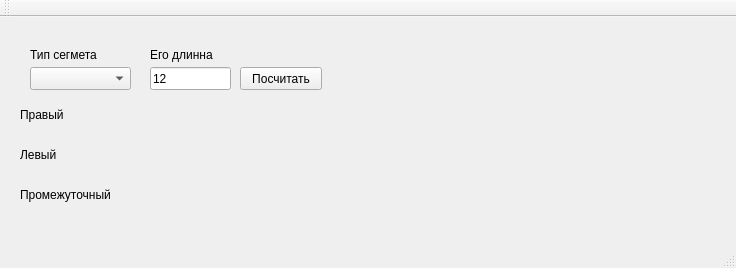
<?xml version="1.0" encoding="UTF-8"?>
<ui version="4.0">
 <class>MainWindow</class>
 <widget class="QMainWindow" name="MainWindow">
  <property name="geometry">
   <rect>
    <x>0</x>
    <y>0</y>
    <width>736</width>
    <height>268</height>
   </rect>
  </property>
  <property name="windowTitle">
   <string>MainWindow</string>
  </property>
  <widget class="QWidget" name="centralWidget">
   <widget class="QComboBox" name="comboBox">
    <property name="geometry">
     <rect>
      <x>30</x>
      <y>50</y>
      <width>101</width>
      <height>23</height>
     </rect>
    </property>
   </widget>
   <widget class="QLineEdit" name="lineEdit_9">
    <property name="geometry">
     <rect>
      <x>150</x>
      <y>50</y>
      <width>81</width>
      <height>23</height>
     </rect>
    </property>
    <property name="text">
     <string>12</string>
    </property>
   </widget>
   <widget class="QLabel" name="label">
    <property name="geometry">
     <rect>
      <x>20</x>
      <y>110</y>
      <width>661</width>
      <height>16</height>
     </rect>
    </property>
    <property name="text">
     <string/>
    </property>
   </widget>
   <widget class="QLabel" name="label_2">
    <property name="geometry">
     <rect>
      <x>20</x>
      <y>150</y>
      <width>661</width>
      <height>16</height>
     </rect>
    </property>
    <property name="text">
     <string/>
    </property>
   </widget>
   <widget class="QLabel" name="label_3">
    <property name="geometry">
     <rect>
      <x>20</x>
      <y>190</y>
      <width>641</width>
      <height>16</height>
     </rect>
    </property>
    <property name="text">
     <string/>
    </property>
   </widget>
   <widget class="QLabel" name="label_4">
    <property name="geometry">
     <rect>
      <x>30</x>
      <y>30</y>
      <width>91</width>
      <height>16</height>
     </rect>
    </property>
    <property name="text">
     <string>Тип сегмета</string>
    </property>
   </widget>
   <widget class="QLabel" name="label_5">
    <property name="geometry">
     <rect>
      <x>150</x>
      <y>30</y>
      <width>81</width>
      <height>16</height>
     </rect>
    </property>
    <property name="text">
     <string>Его длинна</string>
    </property>
   </widget>
   <widget class="QPushButton" name="pushButton">
    <property name="geometry">
     <rect>
      <x>240</x>
      <y>50</y>
      <width>82</width>
      <height>23</height>
     </rect>
    </property>
    <property name="text">
     <string>Посчитать</string>
    </property>
   </widget>
   <widget class="QLabel" name="label_6">
    <property name="geometry">
     <rect>
      <x>20</x>
      <y>130</y>
      <width>61</width>
      <height>15</height>
     </rect>
    </property>
    <property name="text">
     <string>Левый</string>
    </property>
   </widget>
   <widget class="QLabel" name="label_7">
    <property name="geometry">
     <rect>
      <x>20</x>
      <y>90</y>
      <width>61</width>
      <height>15</height>
     </rect>
    </property>
    <property name="text">
     <string>Правый</string>
    </property>
   </widget>
   <widget class="QLabel" name="label_8">
    <property name="geometry">
     <rect>
      <x>20</x>
      <y>170</y>
      <width>131</width>
      <height>16</height>
     </rect>
    </property>
    <property name="text">
     <string>Промежуточный</string>
    </property>
   </widget>
  </widget>
  <widget class="QMenuBar" name="menuBar">
   <property name="geometry">
    <rect>
     <x>0</x>
     <y>0</y>
     <width>736</width>
     <height>20</height>
    </rect>
   </property>
  </widget>
  <widget class="QToolBar" name="mainToolBar">
   <attribute name="toolBarArea">
    <enum>TopToolBarArea</enum>
   </attribute>
   <attribute name="toolBarBreak">
    <bool>false</bool>
   </attribute>
  </widget>
  <widget class="QStatusBar" name="statusBar"/>
 </widget>
 <layoutdefault spacing="6" margin="11"/>
 <resources/>
 <connections/>
</ui>
